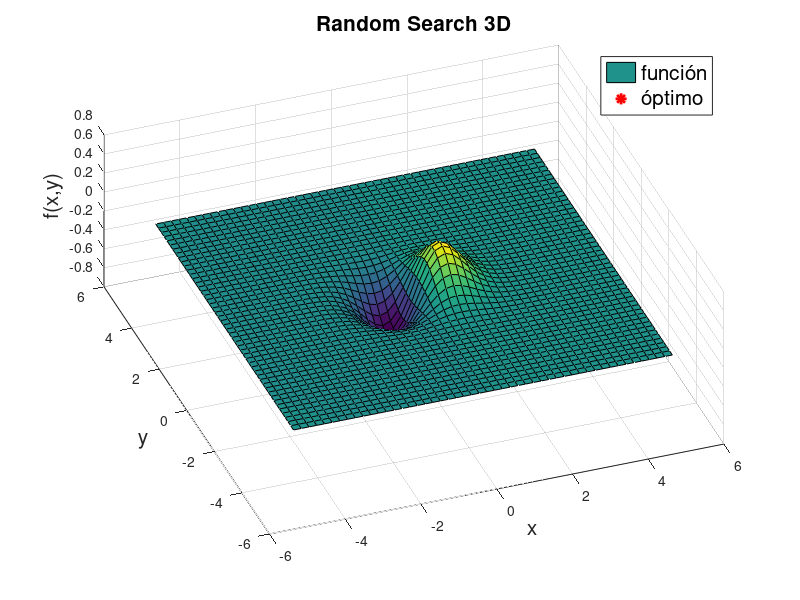
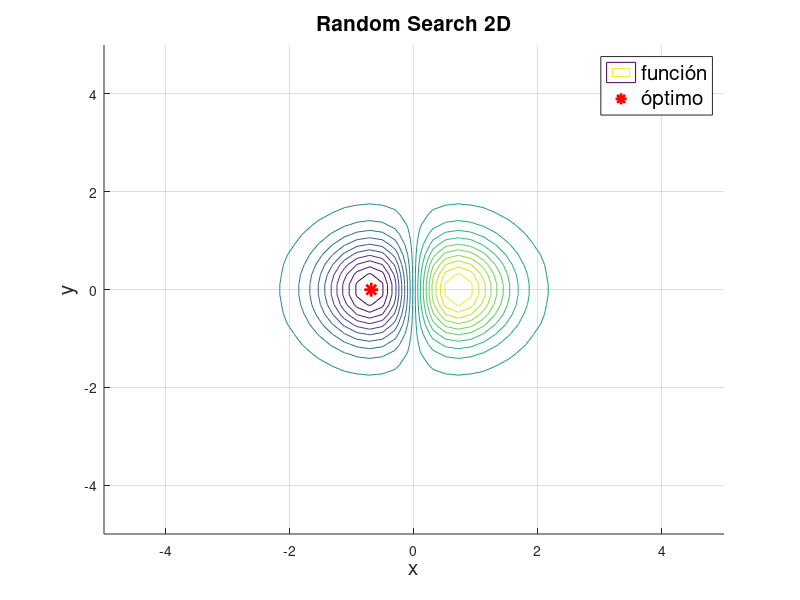
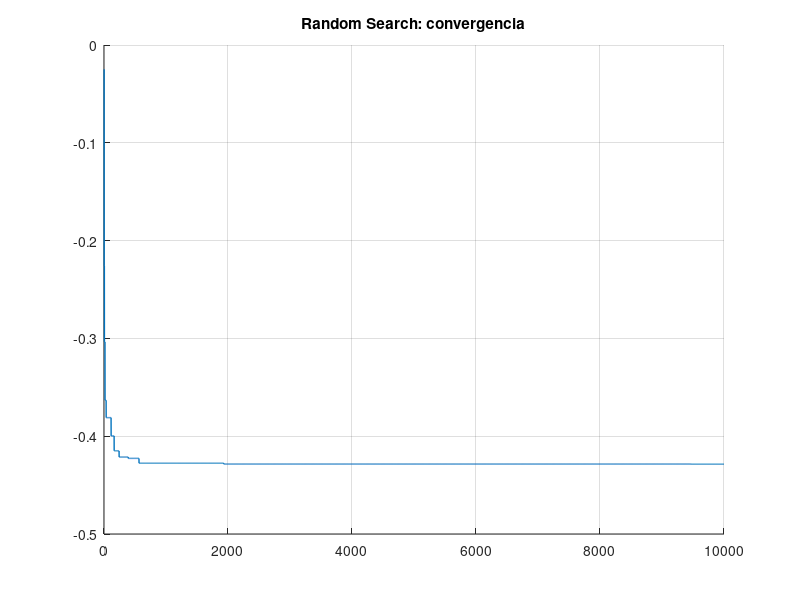

The MATLAB script that drew these images, in order:
clear
close all
clc 

f = @(x,y) x.*exp(-x.^2-y.^2); % funcion objetivo
%f = @(x,y) (x-2).^2+(y-2).^2; % funcion objetivo 2

x_lim = linspace(-5,5,50); % límites para eje x, -5 es inferior, 5 es superior, con 50 puntos
y_lim = linspace(-5,5,50); % límites para eje y, -5 es inferior, 5 es superior, con 50 puntos
[x1,y1] = meshgrid(x_lim,y_lim); % creamos una rejilla de puntos (x,y) para crear el plot

x0=[-2 -2]';%posicion inicial
xu=[2 2]';%limite superior
xl=[-2 -2]';%limite inferior
D=2;%dimension
N=10000;%numero de iteraciones
conv=zeros([1 N]);% paso uno para convergencia
for i=1:N
    
    y=xl+(xu-xl).*rand(D,1);
    %y(1)en matlab==y[1] en c++
    if f(y(1), y(2)) < f(x0(1), x0(2))
        x0=y;
    end
    conv(i)=f(x0(1),x0(2));%cambiamos los valores evaluando la funcion
end
disp(["f(x,y)=" num2str(f(x0(1,1),x0(2,1)))])
disp(["x=" x0(1,1)])
disp(["y=" x0(2,1)])
z=f(x1,y1);

figure
hold on
grid on

surf(x1,y1,z) % plot de la rejilla en 3D
plot3(x0(1),x0(2),f(x0(1),x0(2)),'r*','LineWidth',2,'MarkerSize',10)% plot del minimo encontrado
%la solucion se plotea en las coordenadas que resulten de la iteracion en
%el vector x0
legend({'función','óptimo'},'FontSize',15)

title('Random Search 3D','FontSize',15)
xlabel('x','FontSize',15)
ylabel('y','FontSize',15)
zlabel('f(x,y)','FontSize',15)
view([-20,60]) % estos valores definen la vista 3D del plot


figure
hold on
grid on

contour(x1,y1,z,20) % plot de la rejilla en 2D
plot(x0(1),x0(2),'r*','LineWidth',2,'MarkerSize',10) % % plot del minimo encontrado
%la solucion se plotea en las coordenadas que resulten de la iteracion en
%el vector x0 pero ahora en 2D
legend({'función','óptimo'},'FontSize',15)

title('Random Search 2D','FontSize',15)
xlabel('x','FontSize',15)
ylabel('y','FontSize',15)


%grafica de convergencia
figure
hold on
grid on
plot(conv,'LineWidth',1);
xlim([0 N]);
title("Random Search: convergencia")
